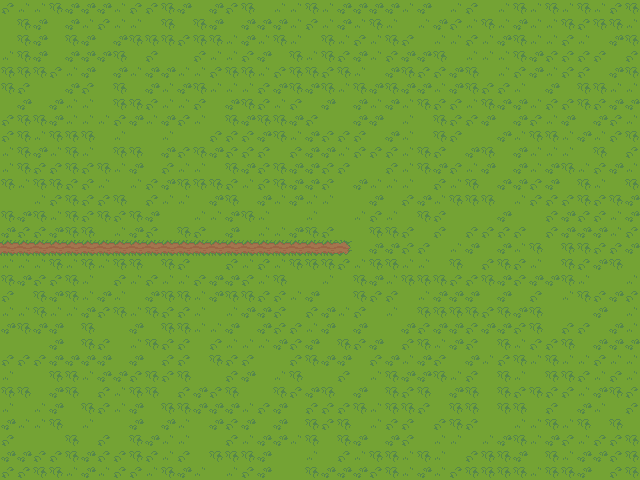

The image is a tile-based game level rendered from a .tmx file. Its description and source (layers, tilesets, objects; grid data summarised) follow:
An orthogonal 40x30 tile map with 16x16 px tiles, 1 tile layer (Ground), 3 tilesets and 103 objects.

<map version="1.8" tiledversion="1.10.1" orientation="orthogonal" renderorder="right-down" width="40" height="30" tilewidth="16" tileheight="16" infinite="0" nextlayerid="3" nextobjectid="168">
 <tileset firstgid="1" source="../tilesets/floor.tsx" />
 <tileset firstgid="573" source="../tilesets/house.tsx" />
 <tileset firstgid="581" source="../tilesets/trees.tsx" />
 <layer id="1" name="Ground" width="40" height="30">
  <data>[1200 cells, 1200 non-empty, 7 distinct tile ids]</data>
 </layer>
 <objectgroup id="2" name="Shtuff">
  <object id="1" gid="574" x="16" y="112" width="64" height="128">
   <properties>
    <property name="groups" value="main, collision" />
    <property name="mask" value="house.png" />
   </properties>
  </object>
  <object id="2" gid="574" x="96" y="112" width="64" height="128">
   <properties>
    <property name="groups" value="main, collision" />
    <property name="mask" value="house.png" />
   </properties>
  </object>
  <object id="3" gid="574" x="176" y="112" width="64" height="128">
   <properties>
    <property name="groups" value="main, collision" />
    <property name="mask" value="house.png" />
   </properties>
  </object>
  <object id="16" gid="582" x="-16" y="80" width="32" height="64">
   <properties>
    <property name="mask" value="tree.png" />
   </properties>
  </object>
  <object id="17" gid="582" x="0" y="48" width="32" height="64">
   <properties>
    <property name="groups" value="main, collision" />
    <property name="mask" value="tree.png" />
   </properties>
  </object>
  <object id="18" gid="582" x="-16" y="32" width="32" height="64">
   <properties>
    <property name="mask" value="tree.png" />
   </properties>
  </object>
  <object id="19" gid="582" x="0" y="0" width="32" height="64">
   <properties>
    <property name="groups" value="main, collision" />
    <property name="mask" value="tree.png" />
   </properties>
  </object>
  <object id="20" gid="582" x="0" y="96" width="32" height="64">
   <properties>
    <property name="groups" value="main, collision" />
    <property name="mask" value="tree.png" />
   </properties>
  </object>
  <object id="21" gid="582" x="-16" y="128" width="32" height="64">
   <properties>
    <property name="mask" value="tree.png" />
   </properties>
  </object>
  <object id="23" gid="582" x="16" y="32" width="32" height="64">
   <properties>
    <property name="groups" value="main, collision" />
    <property name="mask" value="tree.png" />
   </properties>
  </object>
  <object id="24" gid="582" x="16" y="80" width="32" height="64">
   <properties>
    <property name="groups" value="main, collision" />
    <property name="mask" value="tree.png" />
   </properties>
  </object>
  <object id="26" gid="582" x="32" y="0" width="32" height="64">
   <properties>
    <property name="groups" value="main, collision" />
    <property name="mask" value="tree.png" />
   </properties>
  </object>
  <object id="27" gid="582" x="48" y="80" width="32" height="64">
   <properties>
    <property name="groups" value="main, collision" />
    <property name="mask" value="tree.png" />
   </properties>
  </object>
  <object id="28" gid="582" x="80" y="80" width="32" height="64">
   <properties>
    <property name="groups" value="main, collision" />
    <property name="mask" value="tree.png" />
   </properties>
  </object>
  <object id="29" gid="582" x="64" y="0" width="32" height="64">
   <properties>
    <property name="groups" value="main, collision" />
    <property name="mask" value="tree.png" />
   </properties>
  </object>
  <object id="30" gid="582" x="80" y="32" width="32" height="64">
   <properties>
    <property name="groups" value="main, collision" />
    <property name="mask" value="tree.png" />
   </properties>
  </object>
  <object id="31" gid="582" x="96" y="0" width="32" height="64">
   <properties>
    <property name="groups" value="main, collision" />
    <property name="mask" value="tree.png" />
   </properties>
  </object>
  <object id="32" gid="582" x="112" y="32" width="32" height="64">
   <properties>
    <property name="groups" value="main, collision" />
    <property name="mask" value="tree.png" />
   </properties>
  </object>
  <object id="33" gid="582" x="112" y="80" width="32" height="64">
   <properties>
    <property name="groups" value="main, collision" />
    <property name="mask" value="tree.png" />
   </properties>
  </object>
  <object id="34" gid="582" x="144" y="80" width="32" height="64">
   <properties>
    <property name="groups" value="main, collision" />
    <property name="mask" value="tree.png" />
   </properties>
  </object>
  <object id="35" gid="582" x="128" y="0" width="32" height="64">
   <properties>
    <property name="groups" value="main, collision" />
    <property name="mask" value="tree.png" />
   </properties>
  </object>
  <object id="36" gid="582" x="176" y="80" width="32" height="64">
   <properties>
    <property name="groups" value="main, collision" />
    <property name="mask" value="tree.png" />
   </properties>
  </object>
  <object id="37" gid="582" x="160" y="48" width="32" height="64">
   <properties>
    <property name="groups" value="main, collision" />
    <property name="mask" value="tree.png" />
   </properties>
  </object>
  <object id="38" gid="582" x="160" y="0" width="32" height="64">
   <properties>
    <property name="groups" value="main, collision" />
    <property name="mask" value="tree.png" />
   </properties>
  </object>
  <object id="39" gid="582" x="192" y="0" width="32" height="64">
   <properties>
    <property name="groups" value="main, collision" />
    <property name="mask" value="tree.png" />
   </properties>
  </object>
  <object id="40" gid="582" x="208" y="32" width="32" height="64">
   <properties>
    <property name="groups" value="main, collision" />
    <property name="mask" value="tree.png" />
   </properties>
  </object>
  <object id="41" gid="582" x="240" y="32" width="32" height="64">
   <properties>
    <property name="groups" value="main, collision" />
    <property name="mask" value="tree.png" />
   </properties>
  </object>
  <object id="42" gid="582" x="208" y="80" width="32" height="64">
   <properties>
    <property name="groups" value="main, collision" />
    <property name="mask" value="tree.png" />
   </properties>
  </object>
  <object id="43" gid="582" x="240" y="80" width="32" height="64">
   <properties>
    <property name="groups" value="main, collision" />
    <property name="mask" value="tree.png" />
   </properties>
  </object>
  <object id="44" gid="582" x="288" y="32" width="32" height="64">
   <properties>
    <property name="groups" value="main, collision" />
    <property name="mask" value="tree.png" />
   </properties>
  </object>
  <object id="45" gid="582" x="256" y="112" width="32" height="64">
   <properties>
    <property name="groups" value="main, collision" />
    <property name="mask" value="tree.png" />
   </properties>
  </object>
  <object id="46" gid="582" x="272" y="128" width="32" height="64">
   <properties>
    <property name="groups" value="main, collision" />
    <property name="mask" value="tree.png" />
   </properties>
  </object>
  <object id="47" gid="582" x="256" y="160" width="32" height="64">
   <properties>
    <property name="groups" value="main, collision" />
    <property name="mask" value="tree.png" />
   </properties>
  </object>
  <object id="48" gid="582" x="272" y="176" width="32" height="64">
   <properties>
    <property name="groups" value="main, collision" />
    <property name="mask" value="tree.png" />
   </properties>
  </object>
  <object id="49" gid="582" x="304" y="176" width="32" height="64">
   <properties>
    <property name="groups" value="main, collision" />
    <property name="mask" value="tree.png" />
   </properties>
  </object>
  </objectgroup>
</map>
<!-- 68 of 103 objects omitted -->
